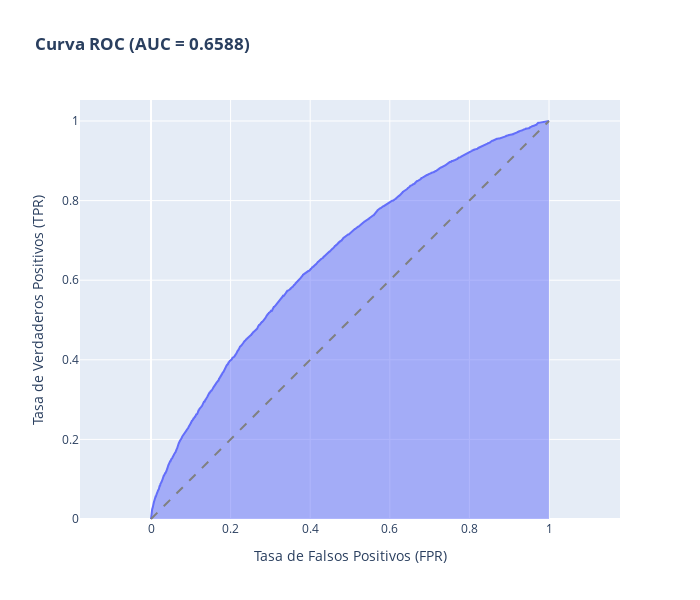

The notebook cell saved with this chart:
### Code cell
# CURVA ROC
fpr, tpr, thresholds = roc_curve(y_test, y_pred_proba)
auc_score = roc_auc_score(y_test, y_pred_proba)

fig_roc = px.area(
    x=fpr, y=tpr,
    title=f'<b>Curva ROC (AUC = {auc_score:.4f})</b>',
    labels=dict(x='Tasa de Falsos Positivos (FPR)', y='Tasa de Verdaderos Positivos (TPR)'),
    width=700, height=600
)
fig_roc.add_shape(
    type='line', line=dict(dash='dash', color='grey'),
    x0=0, x1=1, y0=0, y1=1
)
fig_roc.update_yaxes(scaleanchor="x", scaleratio=1)
fig_roc.write_image("../reports/figures/roc_curve_xgboost.png")
fig_roc.show()

### Figure 1 — Plotly figure (JSON) as saved in the notebook; plotly's stock layout.template omitted (floating-point values rounded to 4 significant figures; data arrays with more than 128 entries replaced by an {"elided": "..."} marker saying what was removed)
{"data": [{"fillpattern": {"shape": ""}, "hovertemplate": "Tasa de Falsos Positivos (FPR)=%{x}<br>Tasa de Verdaderos Positivos (TPR)=%{y}<extra></extra>", "legendgroup": "", "line": {"color": "#636efa"}, "marker": {"symbol": "circle"}, "mode": "lines", "name": "", "orientation": "v", "showlegend": false, "stackgroup": "1", "type": "scatter", "x": {"elided": "5911 float values"}, "xaxis": "x", "y": {"elided": "5911 float values"}, "yaxis": "y"}], "layout": {"height": 600, "legend": {"tracegroupgap": 0}, "shapes": [{"line": {"color": "grey", "dash": "dash"}, "type": "line", "x0": 0, "x1": 1, "y0": 0, "y1": 1}], "title": {"text": "<b>Curva ROC (AUC = 0.6588)</b>"}, "width": 700, "xaxis": {"anchor": "y", "domain": [0, 1], "title": {"text": "Tasa de Falsos Positivos (FPR)"}}, "yaxis": {"anchor": "x", "domain": [0, 1], "scaleanchor": "x", "scaleratio": 1, "title": {"text": "Tasa de Verdaderos Positivos (TPR)"}}}}
